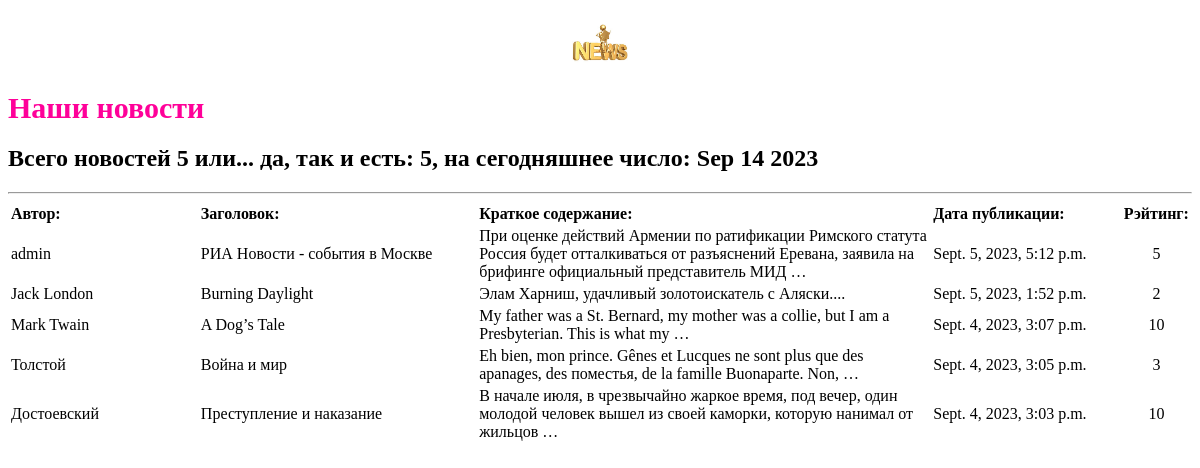
Before: /news/ with the older database file.
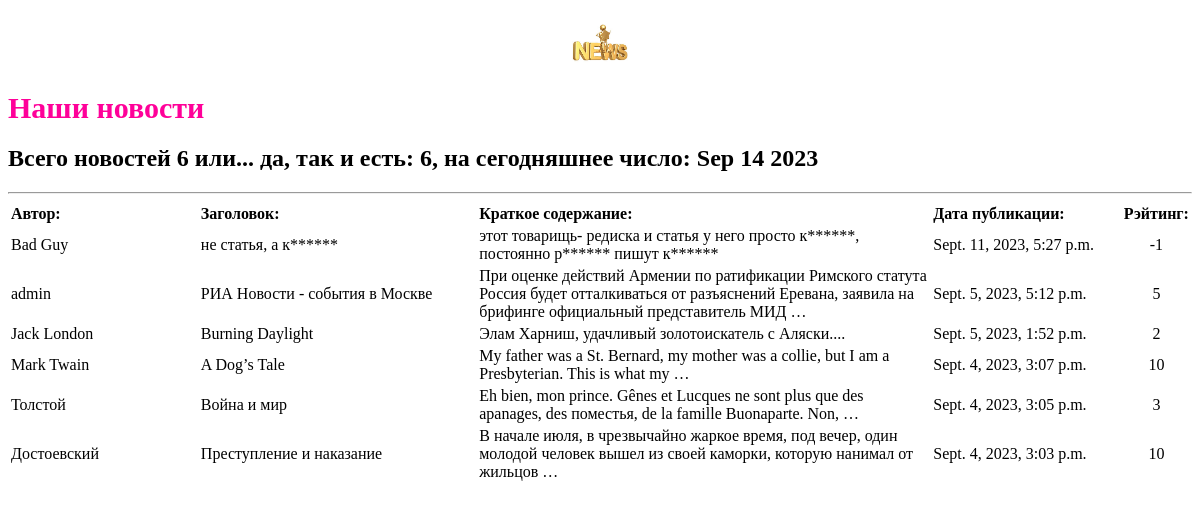
After: the same page with the newer database file.
### Models/models.py (models this page shows, shortened)
class Post(models.Model):
    post_time = models.DateTimeField(auto_now_add=True)
    title = models.CharField(max_length=100)
    text = models.TextField()
    post_type = models.CharField(max_length=2, choices=POSITION, default=article)
    rating = models.IntegerField(default=0)
    author = models.ForeignKey(Author, on_delete=models.CASCADE)
    category = models.ManyToManyField(Category, through='PostCategory')

class Author(models.Model):
    user = models.OneToOneField(User, on_delete=models.CASCADE)
    rating = models.IntegerField(default=0)
    def __str__(self):
        return ("%s" % self.user)

### Models/views.py (the view)
# urls.py: path('', PostsList.as_view()),
class PostsList(ListView):
    model = Post
    ordering = '-post_time'
    template_name = 'posts.html'
    context_object_name = 'posts'
    def get_context_data(self, **kwargs):
        context = super().get_context_data(**kwargs)
        context['time_now'] = datetime.utcnow()
        context['posts_quantity'] = len(Post.objects.all())# или в html {{posts|length}}
        return context
    '''В этот раз мы будем использовать DetailView. Он отличается от ListView тем, что возвращает конкретный объект,
    а не список всех объектов из БД. Адрес, однако, будет немного отличаться. В него надо будет добавить идентификатор
    товара, который мы хотим получить.
    Для этого снова перейдём в файл Models/views.py и добавим в него представление ProductDetail,
    которое будет выдавать информацию об одном товаре.'''

### Models/templatetags/censor_filter.py (called while the page is built)
@register.filter()
def censor(value: str) -> str:
    for i in bad_word.keys():
        if i in value:
            value = value.lower().replace(i, bad_word[i])
    return f"{value}"

### templates/posts.html (shortened to what this page needs)
{% extends 'flatpages/default.html' %}
{% load censor_filter %}
{% block content %}
<h2>Всего новостей {{ posts_quantity }} или... да, так и есть: {{posts|length}}, на сегодняшнее число: {{ time_now|date:'M d Y' }} </h2>
<hr>
{% if posts %}
<table>
    <tr align="left">
        <th> Автор:</th>
        <th> Заголовок:</th>
        <th> Краткое содержание:</th>
        <th> Дата публикации:</th>
        <th> Рэйтинг:</th>
    </tr>
    {% for item in posts %}
    <tr>
        <td width="200">{{item.author}}</td>
        <td width="300">{{item.title|censor}}</td>
        <td width="500">{{item.text|censor|truncatewords:20}}</td>
        <td width="200">{{item.post_time}}</td>
        <td width="50" align="center">{{item.rating}}</td>
    </tr>
    {% endfor %}
</table>
{% else %}
<h2>Сегодня без новостей :(</h2>
{% endif %}
{% endblock content %}

### templates/flatpages/default.html (shortened to what this page needs)
<!DOCTYPE html>
{% load static %}
<html lang="en">
<head>
</head>
<body>
<p class="aligncenter">
    <img width="5%" src="{% static 'images/news.jpeg' %}"  align="center" alt="news" >
</p>
<b style="color:#ff0099; font-size:30px"> Наши новости</b>
{% block content %}{% endblock content %}
</body>
</html>

### templates/flatpages/default.html (style rules this page uses)
.aligncenter { text-align: center; }

Changed rows visible on the page:
added Post: author "Bad Guy", title|censor "не статья, а к******", text|censor "этот товарищь- редиска и статья у него просто к******, постоянно р****** пишут к******", post_time "Sept. 11, 2023, 5:27 p.m.", rating "-1"
Other visible differences:
{{ posts_quantity }}: "5" → "6"
{{ posts|length }}: "5" → "6"
